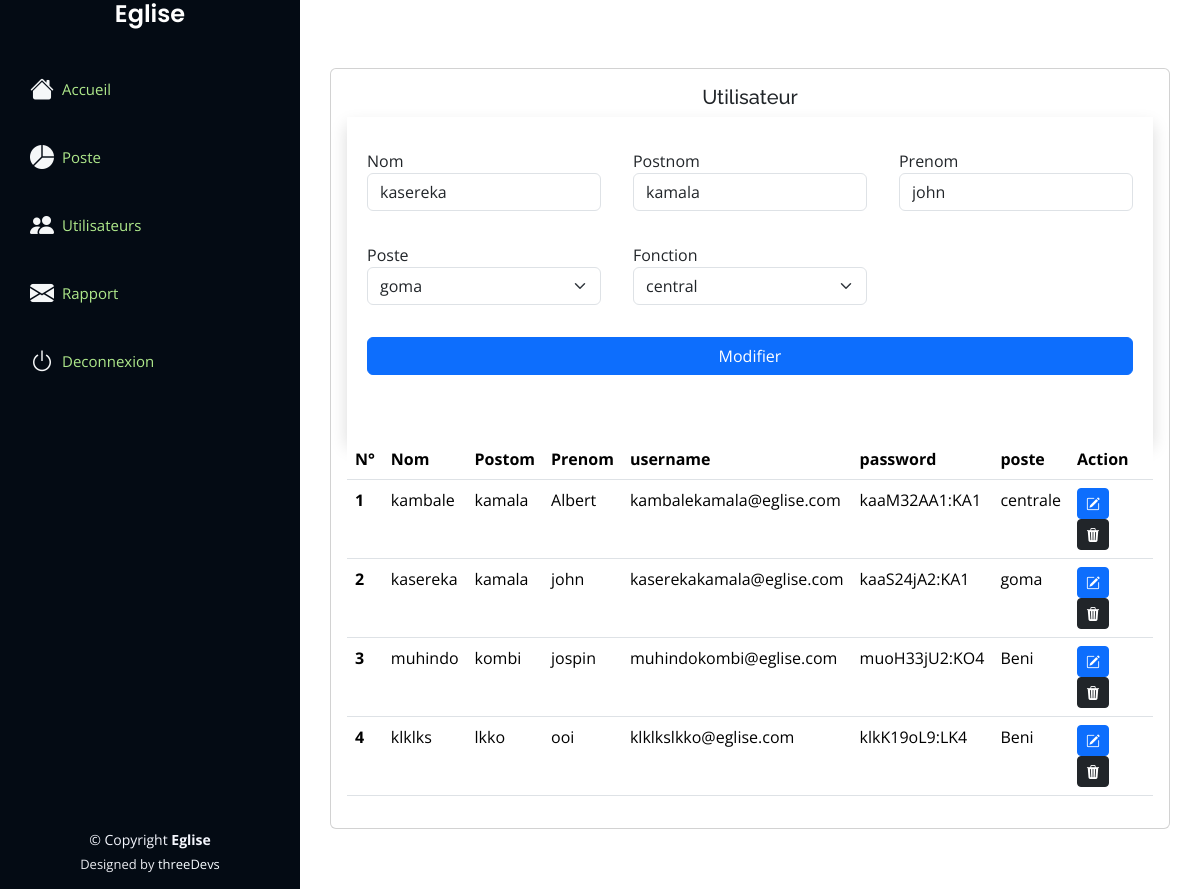
The page /views/utilisateur.php?new&idmod=2 (signed in) on the database its author committed.
### tables this page shows
CREATE TABLE `utilisateur` (
  `id` int(11) NOT NULL,
  `nom` text NOT NULL,
  `postnom` text NOT NULL,
  `prenom` text NOT NULL,
  `username` text NOT NULL,
  `fonction` text NOT NULL,
  `poste` int(11) NOT NULL,
  `motdepasse` text NOT NULL,
  `supprimer` int(11) NOT NULL
);

CREATE TABLE `poste` (
  `id` int(11) NOT NULL,
  `nom` text NOT NULL,
  `supprimer` int(11) NOT NULL
);

### views/utilisateur.php (the view, shortened to what this page needs)
<?php
include_once('../connexion/connexion.php');
if(isset($_GET['idmod']))
{
    $id=$_GET['idmod'];
    $action="../models/update/up-utilisateur.php?idmod=$id";
    $bouton="Modifier";
    $req=$connexion->prepare("SELECT * from utilisateur where id=?  and supprimer=0");
    $req->execute(array($id));
    $modData=$req->fetch();
}
else{
    $action="../models/add/add-utilisateur.php";
    $bouton="Enregistrer";
}
?>
<!DOCTYPE html>
<html lang="en">
<head>
    <?php
    include_once('../include/link.php');
    ?>
<?php
include_once('../include/menu.php');
?>
</head>
<body>
  <main id="main" class="main">
        <div class="container">
          <section class="section" id="entrees" >
              <div class="row">
                  <div class="col-lg-12">
                      <div class="card">
                          <div class="card-body">
                              <h5 class="card-title text-center ">Utilisateur</h5>
                              <?php if(isset($_GET['new'])){ ?>
                                <div>
                                  <form  class="shadow p-3"action="<?=$action?>" method="POST" enctype="multipart/form-data">
                                    <div class="row">
                                        <div class="col-xl-4 col-lg-4 col-md-4  col-sm-4 p-3">
                                            <label for="">Nom</span></label>
                                            <input autocomplete="off" required type="text" class="form-control" placeholder="Ex:KAMBALE"  name="nom" <?php if(isset($_GET['idmod'])){ ?> value="<?=$modData['nom']?>" <?php } ?>>
                                        </div>
                                        <div class="col-xl-4 col-lg-4 col-md-4  col-sm-4 p-3">
                                            <label for="">Postnom</span></label>
                                            <input autocomplete="off" required type="text" class="form-control" placeholder="Ex:KAMALA"  name="postnom" <?php if(isset($_GET['idmod'])){ ?> value="<?=$modData['postnom']?>" <?php } ?>>
                                        </div>
                                        <div class="col-xl-4 col-lg-4 col-md-4  col-sm-4 p-3">
                                            <label for="">Prenom</span></label>
                                            <input autocomplete="off" required type="text" class="form-control" placeholder="Ex:Albert"  name="prenom" <?php if(isset($_GET['idmod'])){ ?> value="<?=$modData['prenom']?>" <?php } ?>>
                                        </div>
                                        <div class="col-xl-4 col-lg-4 col-md-4  col-sm-4 p-3">
                                            <label for="">Poste</span></label>
                                            <select name="poste" id="poste" class="form-select">
                                                <?php
                                                $req=$connexion->prepare("SELECT * FROM poste where supprimer=0");
                                                $req->execute();
                                                while($selPoste=$req->fetch())
                                                {
                                                    if(isset($_GET['idmod'])){
                                                    ?>
                                                         <option <?php if($modData['poste']==$selPoste['id']){ ?>selected value="<?php echo $selPoste['id']?>"><?php echo $selPoste['nom']?><?php } else{ ?>value="<?php echo $selPoste['id']?>"><?php echo $selPoste['nom']?><?php }?></option>
                                                    <?php
                                                    }else{
                                                    ?>
                                                    <option value="<?php echo $selPoste['id']?>"><?php echo $selPoste['nom']?></option>
                                                    <?php
                                                    } }
                                                    ?>
                                            </select>
                                        </div>
                                        <div class="col-xl-4 col-lg-4 col-md-4  col-sm-4 p-3">
                                            <label for="">Fonction</span></label>
                                            <select name="fonction" id="fonction" class="form-select">
                                               <option value="1">central</option>
                                            </select>
                                        </div>
                                    <div class="col-xl-12 col-lg-12 col-md-12 mt-10 col-sm-12 p-3 aling-center">
                                        <input type="submit" class="btn btn-primary w-100" name="valider" value="<?=$bouton?>">
                                    </div>
                                    <div class="col-xl-12 col-lg-12 col-md-12 mt-10 col-sm-12 p-3 aling-center">
                                    </div>
                                    </div>
                                  </form>
                                  </div>
                              <?php }else{ ?>
                                  <a href="utilisateur.php?new" class=" btn btn-outline-primary bi bi-plus">Ajouter</a>
                              <?php }?>
                              <div class="table-responsive">
                                <table class="table datatable">
                                    <thead>
                                        <tr>
                                            <th scope="col">N°</th>
                                            <th scope="col">Nom</th>
                                            <th scope="col">Postom</th>
                                            <th scope="col">Prenom</th>
                                            <th scope="col">username</th>
                                            <th scope="col">password</th>
                                            <th scope="col">poste</th>
                                            <th scope="col">Action</th>
                                        </tr>
                                    </thead>
                                    <tbody>
                                        <?php
                                        $req=$connexion->prepare("SELECT utilisateur.*,poste.nom as nomposte from utilisateur,poste where utilisateur.poste=poste.id;");
                                        $req->execute();
                                        $numero=0;
                                        while($data=$req->fetch())
                                        {
                                            $numero++;
                                        ?>
                                       <tr>
                                            <th scope="row"><?php echo $numero; ?></th>
                                            <td><?php echo $data['nom'] ?></td>
                                            <td><?php echo $data['postnom'] ?></td>
                                            <td><?php echo $data['prenom'] ?></td>
                                            <td><?php echo $data['username']?></td>
                                            <td><?php echo $data['motdepasse']?></td>
                                            <td><?php echo $data['nomposte']?></td>
                                            <td>
                                                <a href="utilisateur.php?new&idmod=<?=$data['id']?>" class="btn btn-primary btn-sm "><i
                                                        class="bi bi-pencil-square"></i></a>
                                                <a onclick=" return confirm('Voulez-vous vraiment supprimer ?')"
                                                    href="../models/del/del-utilisateur.php?iddel=<?=$data['id'] ?>"
                                                    class="btn btn-dark btn-sm "><i class="bi bi-trash3-fill"></i></a>
                                           </td>
                                       </tr>
                                        <?php } ?>
                                    </tbody>
                                </table>
                              </div>
                          </div>
                      </div>
                  </div>
              </div>
          </section>
        </div>
    </main>
  <footer id="footer">
  <?php
    include_once('../include/footer.php');
    ?>
  </footer>
</body>
</html>

### assets/assets/css/style.css (style rules this page uses)
body { font-family: "Open Sans", sans-serif; color: #feffff; }
a { color: #f7fcff; text-decoration: none; }
h1, h2, h3, h4, h5, h6 { font-family: "Raleway", sans-serif; }
#main { margin-left: 300px; }
.container, .container-fluid { padding-left: 30px; padding-right: 30px; }
section { padding: 60px 0; overflow: hidden; }
#footer { padding: 15px; color: #f4f6fd; font-size: 14px; position: fixed; left: 0; bottom: 0; width: 300px; z-index: 9999; background: #040b14; }

### rows shown on the page
utilisateur: nom "kasereka", postnom "kamala", prenom "john", poste "goma", username "kaserekakamala@eglise.com", motdepasse "kaaS24jA2:KA1", poste.nom "goma"
utilisateur: nom "kambale", postnom "kamala", prenom "Albert", username "kambalekamala@eglise.com", motdepasse "kaaM32AA1:KA1", poste.nom "centrale"
utilisateur: nom "muhindo", postnom "kombi", prenom "jospin", username "muhindokombi@eglise.com", motdepasse "muoH33jU2:KO4", poste.nom "Beni"
utilisateur: nom "klklks", postnom "lkko", prenom "ooi", username "klklkslkko@eglise.com", motdepasse "klkK19oL9:LK4", poste.nom "Beni"
